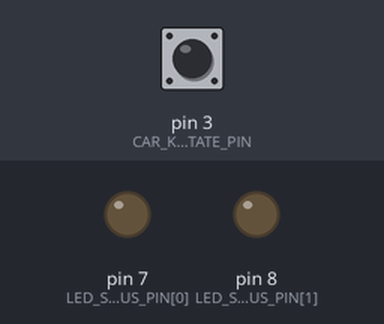
Recording of a sketch running on a simulated Arduino Pro Mini, built with avr-gcc and run on an emulated ATmega328P. Shown: output pins drawn as LEDs (lit = HIGH). The inputs (shaded band) are chosen by the test bench; at power-on: pin 3 (CAR_KEY_STATE_PIN) LOW.

Above: at 1.2 s.
1.3 s: pin 3 (CAR_KEY_STATE_PIN) pulled HIGH for 3.2 s
Timing chart, 0 to 12.0 s (numbered marks = the images above; inputs shaded):
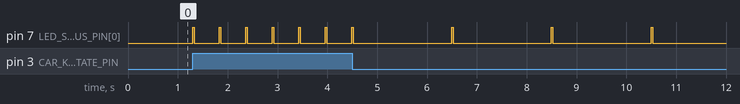

The sketch:

master.ino
```cpp
/* CongoroCar - Master Power System
    Using a Arduino Pro Mini 5V / 16Mhz
    Version: 1.0.0
    Autor:  Asdrubal Velasquez @Visionario
    email: visionario@gmail.com
    Date: 2016/05/26
    Last Update: 2016/06/09
    Description:
*/

// Define PINS
const byte CAR_KEY_STATE_PIN = 3;               // Key car state (ON/OFF) (INPUT)VIA INTERRUPT
const byte RPI_IS_LIVE = 2;                     // GPIO from Raspberry, (LOW = total OFF, HIGH= Running) (INPUT)
const byte MAIN_POWER_PIN = 4;                  // To Relay or Transistor (as switch) to turn on/off main power (OUTPUT)
const byte DO_RPI_POWEROFF_PIN = 5;             // GPIO on Raspberry to initiate a safe shutdown (OUTPUT)
const byte BUTTON_AUX_PIN = 6;                  // Auxiliar button (INPUT)
const byte LED_STATUS_PIN[2] = {7, 8};          // Status led for Warning (0=RED, 1=GREEN)

//Define Delays
const int PRE_POWERON_DELAY = 20000;            // Wait this time before to put MAIN_POWER_PIN HIGH, after CAR_KEY_STATE_PIN=HIGH (Starts RPI)
const int POST_POWERON_DELAY = 25000;           // After PRE_POWERON_DELAY, RPI must send RPI_IS_LIVE signal to HIGH, if not. RPI has problems to boot
const int POST_POWEROFF_DELAY = 2000;           // Wait for this time before to put MAIN_POWER_PIN LOW (cutoff energy. Raspberry lights still blinking after poweroff
const int POST_POWEROFF_DELAY_FORCE = 15000;    // This time is after POST_POWEROFF_DELAY it is only if RPI is hung and doesn't send RPI_IS_LIVE=OFF, THIS IS A CRITICAL ERROR AND MUST TO INFORM
const int PRE_POWEROFF_DELAY = 20000;           // Wait for this time before sends DO_RPI_POWEROFF_PIN signal to RPI, after CAR_KEY_STATE_PIN=LOW

//Warning Led variables
unsigned long LedStatusTimerON[2] = {1000UL, 1000UL}; // Time for led status is ON
unsigned long LedStatusTimerOFF[2] = {1500UL, 1500UL}; // Time for led status is OFF
boolean LedStatusState[2] = {LOW, LOW};             // Actual led status
unsigned long LedStatusTime2OFF[2] = {0, 0};        // Time left to turn OFF the status led
unsigned long LedStatusTime2ON[2] = {0, 0};         // Time left to turn ON the status led
const byte RED = 0;
const byte GREEN = 1;

//Power Status
enum PowerState {OFF_TOTAL, RPI_RUNNING, PRE_POWER_ON, RPI_WAITING_LIVE, RPI_WAITING_DEAD, PRE_POWER_OFF};
PowerState MainPowerStatus = OFF_TOTAL;

//Car key states
byte CarKeyState = LOW;
volatile boolean CarKeyStateChanged = false;

// millis for states
unsigned long PrePowerOnMillis = 0;
unsigned long PostPowerOnMillis = 0;
unsigned long PrePowerOffMillis = 0;
unsigned long PostPowerOffMillis = 0;
unsigned long PostPowerOffForcedMillis = 0;

unsigned long DEBUG_PREVIOUSMILLIS = 0;


/*
 * ************************ POWERON
*/
//It connects power to main system
void PowerON() {
  digitalWrite(MAIN_POWER_PIN, HIGH); // Connects power to RPI, activates Relay
  setNewPowerStatus(RPI_WAITING_LIVE); //Powering ON and waiting for RPI_IS_LIVE==HIGH
}

/*
 * *********************** POWEROFF
*/
//Cut off all the power
boolean PowerOFF(boolean force) {
  if ((digitalRead(RPI_IS_LIVE) == LOW) || (force)) { //waits for RPI send signal off or Force cut power
    digitalWrite(MAIN_POWER_PIN, LOW);
    digitalWrite(DO_RPI_POWEROFF_PIN, LOW); // Sends Poweroff signal to RPI
    setNewPowerStatus(OFF_TOTAL);
    return true;
  }
  return false;
}


/*
 * ******************* INTERRUPT CARKEYCHANGE
*/
// Interrupts triggered when Car Key state change
// It is very importat to use hardware debounce
void CarKeyChange() {
  CarKeyStateChanged = true;
}


/*
 * ***********************RESETMILLIS()
*/
void ResetMillis() {
  unsigned long CurrentMillis  = millis();
  PrePowerOnMillis = CurrentMillis;
  PostPowerOnMillis = CurrentMillis;
  PrePowerOffMillis = CurrentMillis;
  PostPowerOffMillis = CurrentMillis;
  PostPowerOffForcedMillis = CurrentMillis;
}


/*
 * ************************ STATUS LED
*/
// Set new blinking status (led)
void LedStatusTimer(byte led, unsigned long ON , unsigned long OFF ) {
  LedStatusTimerON[led] = ON;
  LedStatusTimerOFF[led] = OFF;
}

//Change led state from checkStatusLed()
void toggleLed(byte led) {
  digitalWrite(LED_STATUS_PIN[led], !LedStatusState[led]);
  LedStatusState[led] = !LedStatusState[led];
}

void checkStatusLed(byte led, unsigned long currentmillis) {
  if (LedStatusState[led]) {
    if ((currentmillis - LedStatusTime2OFF[led]) > LedStatusTimerON[led]) {
      LedStatusTime2ON[led] = currentmillis;
      toggleLed(led);
    }
  } else { //LedStatusState (LOW HERE)
    if ((currentmillis - LedStatusTime2ON[led]) > LedStatusTimerOFF[led]) {
      LedStatusTime2OFF[led] = currentmillis;
      toggleLed(led);
    }
  }

}


boolean setNewPowerStatus(PowerState state) {
  switch (state) {
    case OFF_TOTAL:
      LedStatusTimer(RED, 30, 1970);
      LedStatusTimer(GREEN, 5, 100000);
      break;
    case RPI_RUNNING:
      LedStatusTimer(RED, 5, 100000);
      LedStatusTimer(GREEN, 2000, 1000);
      break;
    case PRE_POWER_ON:
      LedStatusTimer(RED, 30, 500);
      LedStatusTimer(GREEN, 5, 100000);
      break;
    case RPI_WAITING_LIVE:
      LedStatusTimer(RED, 30, 100);
      LedStatusTimer(GREEN, 5, 100000);
      break;
    case RPI_WAITING_DEAD:
      LedStatusTimer(RED, 50, 50);
      LedStatusTimer(GREEN, 5, 100000);
      break;
    case PRE_POWER_OFF:
      LedStatusTimer(RED, 250, 250);
      LedStatusTimer(GREEN, 50, 50);
      break;
  }
  MainPowerStatus = state;
  ResetMillis();
}


/*
 * ************************ SETUP
*/
void setup() {
  pinMode(CAR_KEY_STATE_PIN, INPUT);
  pinMode(RPI_IS_LIVE, INPUT);
  pinMode(MAIN_POWER_PIN, OUTPUT);
  pinMode(DO_RPI_POWEROFF_PIN, OUTPUT);
  pinMode(BUTTON_AUX_PIN, INPUT);

  pinMode(LED_STATUS_PIN[0], OUTPUT);
  pinMode(LED_STATUS_PIN[1], OUTPUT);


  //Check actual state (this system is starting and dont know actual state)
  CarKeyState = digitalRead(CAR_KEY_STATE_PIN);
  if (CarKeyState == HIGH) {
    setNewPowerStatus(RPI_WAITING_LIVE); //Powering ON and waiting for RPI_IS_LIVE==HIGH
    digitalWrite(MAIN_POWER_PIN, HIGH); // Connects power to RPI, activates Relay
  } else {
    digitalWrite(MAIN_POWER_PIN, LOW); // cut off power to RPI
    setNewPowerStatus(OFF_TOTAL); // Waits for RPI_IS_LIVE=LOW
  }

  ResetMillis();

  attachInterrupt(digitalPinToInterrupt(CAR_KEY_STATE_PIN), CarKeyChange, CHANGE);
//  Serial.begin(9600);

}

/*
 * ************************* LOOP
*/
void loop() {
  unsigned long CurrentMillis  = millis();

  if ((CurrentMillis - DEBUG_PREVIOUSMILLIS) >= 1000) {
/*
    Serial.print("CurrentMillis ");
    Serial.println(CurrentMillis);

    Serial.print("MainPowerStatus ");
    switch (MainPowerStatus) {
      case OFF_TOTAL:
        Serial.println("OFF_TOTAL");
        break;
      case RPI_RUNNING:
        Serial.println("RPI_RUNNING");
        break;
      case PRE_POWER_ON:
        Serial.println("PRE_POWER_ON");
        break;
      case RPI_WAITING_LIVE:
        Serial.println("RPI_WAITING_LIVE");
        break;
      case RPI_WAITING_DEAD:
        Serial.println("RPI_WAITING_DEAD");
        break;
      case PRE_POWER_OFF:
        Serial.println("PRE_POWER_OFF");
        break;
    }
*/
    DEBUG_PREVIOUSMILLIS = CurrentMillis;
  }


  // CarKeyState has changed? (only changed by interrupt function)
  if (CarKeyStateChanged) {
    noInterrupts();

    CarKeyState = digitalRead(CAR_KEY_STATE_PIN);

    if (CarKeyState == HIGH) {
      switch (MainPowerStatus) {
        case OFF_TOTAL:
          setNewPowerStatus(PRE_POWER_ON);
          break;
        case PRE_POWER_OFF:
          setNewPowerStatus(RPI_RUNNING);
          break;

      }

    } else {
      switch (MainPowerStatus) {
        case RPI_RUNNING:
          setNewPowerStatus(PRE_POWER_OFF);
          break;
        case PRE_POWER_ON:
          setNewPowerStatus(OFF_TOTAL);
          break;
      }
    }
    CarKeyStateChanged = false;
  }


  //Test every Main Power Status
  switch (MainPowerStatus) {
    case OFF_TOTAL: //Power is OFF, do nothing
      // DO NOTHING
      break;

    case PRE_POWER_ON: //Triggered by interrupt by CarKeyChange() because car key was ON, waits for a safe boot, may be you want to switch off again
      if ((CurrentMillis - PrePowerOnMillis) >= PRE_POWERON_DELAY) {
        PowerON();
        PrePowerOnMillis = CurrentMillis;
      }
      break;

    case RPI_WAITING_LIVE: //Powering ON??? so waits for RPI_IS_LIVE==HIGH
      if (digitalRead(RPI_IS_LIVE) == HIGH) { // RPI is running perfect
        setNewPowerStatus(RPI_RUNNING); // Status = ON
      } else {
        if ((CurrentMillis - PostPowerOnMillis) >= POST_POWERON_DELAY) {
          // If RPI doesnt send RPI_IS_LIVE=HIGH then may be is hung or there is a problem with it
          // WHAT MUST I DO HERE?
          PostPowerOnMillis = CurrentMillis;
        }
      }
      break;

    case RPI_RUNNING: //System is ON, RPI is Running
      //Do nothing
      break;

    case PRE_POWER_OFF:  // Triggered by CarKeyChange() when switch off the car, prepare and waits for safe shutdown
      if ((CurrentMillis - PrePowerOffMillis) >= PRE_POWEROFF_DELAY) {
        digitalWrite(DO_RPI_POWEROFF_PIN, HIGH); // Sends Poweroff signal to RPI
        setNewPowerStatus(RPI_WAITING_DEAD); // Waits for RPI_IS_LIVE=LOW
      }
      break;

    case RPI_WAITING_DEAD:  // Poweroff signal was send to RPI, so, waits for RPI_IS_LIVE=LOW
      if ((CurrentMillis - PostPowerOffMillis) >= POST_POWEROFF_DELAY) {
        if (PowerOFF(false)) { //PwerOFF was normal (PI_IS_LIVE=LOW) was received
          PostPowerOffMillis = CurrentMillis;
        } else { //RPI did not sent PI_IS_LIVE=LOW, proceed with force power off
        }
      }
      if ((CurrentMillis - PostPowerOffForcedMillis) >= (POST_POWEROFF_DELAY + POST_POWEROFF_DELAY_FORCE)) { // Check is there is an error (doesnt receives RPI_IS_LIVE=LOW)
        PowerOFF(true);
        PostPowerOffForcedMillis = CurrentMillis;
      }
      break;
  }

  checkStatusLed(0, CurrentMillis);
  checkStatusLed(1, CurrentMillis);
  interrupts();
}
```
